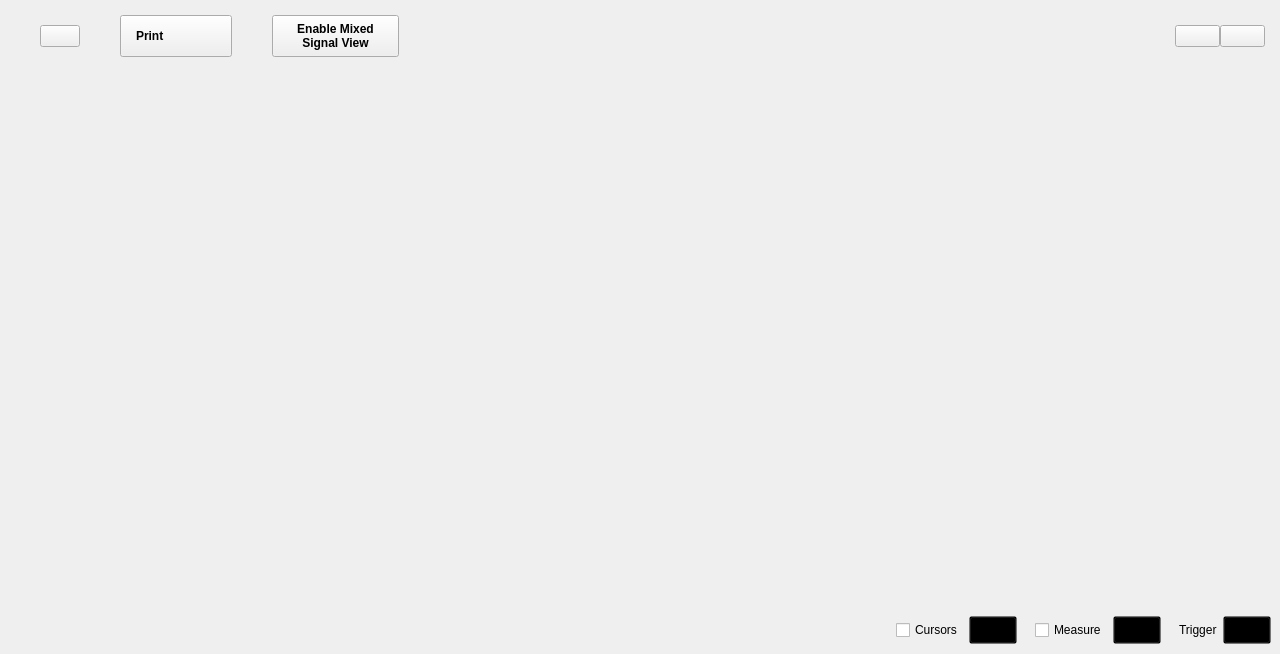
<?xml version="1.0" encoding="UTF-8"?>
<ui version="4.0">
 <class>Oscilloscope</class>
 <widget class="QWidget" name="Oscilloscope">
  <property name="geometry">
   <rect>
    <x>0</x>
    <y>0</y>
    <width>1280</width>
    <height>654</height>
   </rect>
  </property>
  <property name="sizePolicy">
   <sizepolicy hsizetype="MinimumExpanding" vsizetype="MinimumExpanding">
    <horstretch>0</horstretch>
    <verstretch>0</verstretch>
   </sizepolicy>
  </property>
  <property name="minimumSize">
   <size>
    <width>1280</width>
    <height>0</height>
   </size>
  </property>
  <property name="windowTitle">
   <string>Scopy Oscilloscope</string>
  </property>
  <layout class="QVBoxLayout" name="verticalLayout_2">
   <property name="spacing">
    <number>0</number>
   </property>
   <property name="leftMargin">
    <number>0</number>
   </property>
   <property name="topMargin">
    <number>0</number>
   </property>
   <property name="rightMargin">
    <number>0</number>
   </property>
   <property name="bottomMargin">
    <number>0</number>
   </property>
   <item>
    <widget class="scopy::DetachDragZone" name="mainWidget" native="true">
     <layout class="QVBoxLayout" name="verticalLayout_3">
      <property name="spacing">
       <number>0</number>
      </property>
      <property name="leftMargin">
       <number>0</number>
      </property>
      <property name="topMargin">
       <number>0</number>
      </property>
      <property name="rightMargin">
       <number>0</number>
      </property>
      <property name="bottomMargin">
       <number>0</number>
      </property>
      <item>
       <layout class="QHBoxLayout" name="hLayout_top_btn_area">
        <property name="spacing">
         <number>40</number>
        </property>
        <property name="topMargin">
         <number>15</number>
        </property>
        <property name="rightMargin">
         <number>15</number>
        </property>
        <property name="bottomMargin">
         <number>9</number>
        </property>
        <item>
         <spacer name="horizontalSpacer_7">
          <property name="orientation">
           <enum>Qt::Horizontal</enum>
          </property>
          <property name="sizeType">
           <enum>QSizePolicy::Fixed</enum>
          </property>
          <property name="sizeHint" stdset="0">
           <size>
            <width>40</width>
            <height>10</height>
           </size>
          </property>
         </spacer>
        </item>
        <item>
         <widget class="scopy::LinkedButton" name="btnHelp">
          <property name="text">
           <string/>
          </property>
         </widget>
        </item>
        <item>
         <widget class="QPushButton" name="printBtn">
          <property name="layoutDirection">
           <enum>Qt::RightToLeft</enum>
          </property>
          <property name="styleSheet">
           <string notr="true">QPushButton{
  width: 80px;
  height: 40px;

  text-align: left;
  font-weight: bold;
  padding-left: 15px;
  padding-right: 15px;
}</string>
          </property>
          <property name="text">
           <string>Print</string>
          </property>
          <property name="icon">
           <iconset resource="../../../gui/res/resources.qrc">
            <normaloff>:/gui/icons/printer.svg</normaloff>:/gui/icons/printer.svg</iconset>
          </property>
          <property name="iconSize">
           <size>
            <width>10</width>
            <height>10</height>
           </size>
          </property>
          <property name="blue_button" stdset="0">
           <bool>true</bool>
          </property>
         </widget>
        </item>
        <item>
         <widget class="QPushButton" name="mixedSignalBtn">
          <property name="styleSheet">
           <string notr="true">QPushButton{
  width: 95px;
  height: 40px;

  font-size: 12px;
  text-align: center;
  font-weight: bold;
  padding-left: 15px;
  padding-right: 15px;
}</string>
          </property>
          <property name="text">
           <string>Enable Mixed
Signal View</string>
          </property>
          <property name="blue_button" stdset="0">
           <bool>true</bool>
          </property>
         </widget>
        </item>
        <item>
         <spacer name="horizontalSpacer_11">
          <property name="orientation">
           <enum>Qt::Horizontal</enum>
          </property>
          <property name="sizeType">
           <enum>QSizePolicy::Expanding</enum>
          </property>
          <property name="sizeHint" stdset="0">
           <size>
            <width>0</width>
            <height>20</height>
           </size>
          </property>
         </spacer>
        </item>
        <item>
         <widget class="scopy::RunSingleWidget" name="runSingleWidget" native="true">
          <property name="sizePolicy">
           <sizepolicy hsizetype="Minimum" vsizetype="Preferred">
            <horstretch>0</horstretch>
            <verstretch>0</verstretch>
           </sizepolicy>
          </property>
         </widget>
        </item>
        <item>
         <widget class="QWidget" name="widget" native="true">
          <property name="sizePolicy">
           <sizepolicy hsizetype="Minimum" vsizetype="Maximum">
            <horstretch>0</horstretch>
            <verstretch>0</verstretch>
           </sizepolicy>
          </property>
          <property name="minimumSize">
           <size>
            <width>90</width>
            <height>0</height>
           </size>
          </property>
          <layout class="QHBoxLayout" name="horizontalLayout_3">
           <property name="spacing">
            <number>0</number>
           </property>
           <property name="leftMargin">
            <number>0</number>
           </property>
           <property name="topMargin">
            <number>0</number>
           </property>
           <property name="rightMargin">
            <number>0</number>
           </property>
           <property name="bottomMargin">
            <number>0</number>
           </property>
           <item>
            <widget class="scopy::CustomPushButton" name="btnGeneralSettings">
             <property name="sizePolicy">
              <sizepolicy hsizetype="Minimum" vsizetype="Fixed">
               <horstretch>0</horstretch>
               <verstretch>0</verstretch>
              </sizepolicy>
             </property>
             <property name="styleSheet">
              <string notr="true"/>
             </property>
             <property name="text">
              <string/>
             </property>
             <property name="checkable">
              <bool>true</bool>
             </property>
             <property name="menu_icon_button" stdset="0">
              <bool>true</bool>
             </property>
             <property name="general_settings_icon" stdset="0">
              <bool>true</bool>
             </property>
             <attribute name="buttonGroup">
              <string notr="true">settings_group</string>
             </attribute>
            </widget>
           </item>
           <item>
            <widget class="QPushButton" name="btnSettings">
             <property name="sizePolicy">
              <sizepolicy hsizetype="Minimum" vsizetype="Fixed">
               <horstretch>0</horstretch>
               <verstretch>0</verstretch>
              </sizepolicy>
             </property>
             <property name="styleSheet">
              <string notr="true"/>
             </property>
             <property name="text">
              <string/>
             </property>
             <property name="checkable">
              <bool>true</bool>
             </property>
             <property name="menu_icon_button" stdset="0">
              <bool>true</bool>
             </property>
             <property name="settings_icon" stdset="0">
              <bool>true</bool>
             </property>
            </widget>
           </item>
          </layout>
         </widget>
        </item>
       </layout>
      </item>
      <item>
       <layout class="QHBoxLayout" name="hLayout_central_area">
        <property name="spacing">
         <number>0</number>
        </property>
        <property name="leftMargin">
         <number>0</number>
        </property>
        <property name="rightMargin">
         <number>0</number>
        </property>
        <item>
         <widget class="QWidget" name="widgetPlotContainer" native="true">
          <property name="plot_container" stdset="0">
           <bool>true</bool>
          </property>
          <layout class="QVBoxLayout" name="plot_and_buffPreviewer">
           <property name="spacing">
            <number>0</number>
           </property>
           <property name="leftMargin">
            <number>0</number>
           </property>
           <property name="topMargin">
            <number>0</number>
           </property>
           <property name="rightMargin">
            <number>0</number>
           </property>
           <property name="bottomMargin">
            <number>0</number>
           </property>
           <item>
            <widget class="QWidget" name="hLayoutBufferPreview" native="true">
             <layout class="QHBoxLayout" name="hLayout_buffPreview">
              <property name="spacing">
               <number>0</number>
              </property>
              <property name="topMargin">
               <number>5</number>
              </property>
              <property name="bottomMargin">
               <number>0</number>
              </property>
              <item>
               <spacer name="horizontalSpacer_4">
                <property name="orientation">
                 <enum>Qt::Horizontal</enum>
                </property>
                <property name="sizeHint" stdset="0">
                 <size>
                  <width>10</width>
                  <height>10</height>
                 </size>
                </property>
               </spacer>
              </item>
              <item>
               <layout class="QVBoxLayout" name="vLayoutBufferSlot">
                <property name="spacing">
                 <number>0</number>
                </property>
                <property name="topMargin">
                 <number>0</number>
                </property>
               </layout>
              </item>
              <item>
               <spacer name="horizontalSpacer_3">
                <property name="orientation">
                 <enum>Qt::Horizontal</enum>
                </property>
                <property name="sizeHint" stdset="0">
                 <size>
                  <width>10</width>
                  <height>10</height>
                 </size>
                </property>
               </spacer>
              </item>
             </layout>
            </widget>
           </item>
           <item>
            <widget class="QWidget" name="plotContainer" native="true">
             <layout class="QGridLayout" name="gridLayout_5">
              <property name="leftMargin">
               <number>0</number>
              </property>
              <property name="topMargin">
               <number>0</number>
              </property>
              <property name="rightMargin">
               <number>0</number>
              </property>
              <property name="bottomMargin">
               <number>0</number>
              </property>
              <property name="spacing">
               <number>0</number>
              </property>
              <item row="2" column="0">
               <layout class="QVBoxLayout" name="plot_and_scales">
                <property name="spacing">
                 <number>0</number>
                </property>
                <property name="topMargin">
                 <number>0</number>
                </property>
                <property name="rightMargin">
                 <number>0</number>
                </property>
                <property name="bottomMargin">
                 <number>0</number>
                </property>
                <item>
                 <layout class="QGridLayout" name="gridLayoutPlot">
                  <property name="leftMargin">
                   <number>0</number>
                  </property>
                  <property name="topMargin">
                   <number>0</number>
                  </property>
                  <property name="rightMargin">
                   <number>0</number>
                  </property>
                  <property name="bottomMargin">
                   <number>0</number>
                  </property>
                  <property name="spacing">
                   <number>0</number>
                  </property>
                 </layout>
                </item>
                <item>
                 <widget class="QWidget" name="scalesWidget" native="true">
                  <layout class="QHBoxLayout" name="scales">
                   <property name="spacing">
                    <number>0</number>
                   </property>
                   <property name="leftMargin">
                    <number>1</number>
                   </property>
                   <property name="topMargin">
                    <number>0</number>
                   </property>
                   <property name="bottomMargin">
                    <number>3</number>
                   </property>
                   <item>
                    <layout class="QHBoxLayout" name="chn_scales">
                     <property name="spacing">
                      <number>15</number>
                     </property>
                     <property name="leftMargin">
                      <number>10</number>
                     </property>
                    </layout>
                   </item>
                   <item>
                    <spacer name="horizontalSpacer">
                     <property name="orientation">
                      <enum>Qt::Horizontal</enum>
                     </property>
                     <property name="sizeHint" stdset="0">
                      <size>
                       <width>0</width>
                       <height>15</height>
                      </size>
                     </property>
                    </spacer>
                   </item>
                  </layout>
                 </widget>
                </item>
               </layout>
              </item>
              <item row="0" column="0">
               <widget class="QWidget" name="container_fft_plot" native="true">
                <layout class="QGridLayout" name="gridLayoutFFT">
                 <property name="leftMargin">
                  <number>20</number>
                 </property>
                 <property name="topMargin">
                  <number>0</number>
                 </property>
                 <property name="rightMargin">
                  <number>0</number>
                 </property>
                 <property name="bottomMargin">
                  <number>0</number>
                 </property>
                 <property name="horizontalSpacing">
                  <number>2</number>
                 </property>
                 <property name="verticalSpacing">
                  <number>0</number>
                 </property>
                 <item row="0" column="0">
                  <layout class="QHBoxLayout" name="hlayout_fft">
                   <property name="spacing">
                    <number>0</number>
                   </property>
                  </layout>
                 </item>
                </layout>
               </widget>
              </item>
              <item row="3" column="0">
               <widget class="scopy::InstrumentNotes" name="instrumentNotes" native="true"/>
              </item>
              <item row="1" column="0">
               <widget class="QWidget" name="histogram_container" native="true">
                <property name="maximumSize">
                 <size>
                  <width>16777215</width>
                  <height>16777215</height>
                 </size>
                </property>
                <layout class="QHBoxLayout" name="horizontalLayout_4">
                 <property name="spacing">
                  <number>0</number>
                 </property>
                 <property name="leftMargin">
                  <number>20</number>
                 </property>
                 <property name="topMargin">
                  <number>9</number>
                 </property>
                 <property name="rightMargin">
                  <number>20</number>
                 </property>
                 <item>
                  <spacer name="horizontalSpacer_12">
                   <property name="orientation">
                    <enum>Qt::Horizontal</enum>
                   </property>
                   <property name="sizeType">
                    <enum>QSizePolicy::Fixed</enum>
                   </property>
                   <property name="sizeHint" stdset="0">
                    <size>
                     <width>20</width>
                     <height>20</height>
                    </size>
                   </property>
                  </spacer>
                 </item>
                 <item>
                  <widget class="QWidget" name="hist_widget" native="true">
                   <property name="sizePolicy">
                    <sizepolicy hsizetype="Expanding" vsizetype="Preferred">
                     <horstretch>0</horstretch>
                     <verstretch>0</verstretch>
                    </sizepolicy>
                   </property>
                   <property name="minimumSize">
                    <size>
                     <width>20</width>
                     <height>0</height>
                    </size>
                   </property>
                   <property name="maximumSize">
                    <size>
                     <width>16777215</width>
                     <height>16777215</height>
                    </size>
                   </property>
                   <layout class="QHBoxLayout" name="hist_layout">
                    <property name="spacing">
                     <number>0</number>
                    </property>
                    <property name="leftMargin">
                     <number>0</number>
                    </property>
                    <property name="topMargin">
                     <number>0</number>
                    </property>
                    <property name="rightMargin">
                     <number>0</number>
                    </property>
                    <property name="bottomMargin">
                     <number>0</number>
                    </property>
                   </layout>
                  </widget>
                 </item>
                 <item>
                  <spacer name="horizontalSpacer_13">
                   <property name="orientation">
                    <enum>Qt::Horizontal</enum>
                   </property>
                   <property name="sizeType">
                    <enum>QSizePolicy::Fixed</enum>
                   </property>
                   <property name="sizeHint" stdset="0">
                    <size>
                     <width>20</width>
                     <height>20</height>
                    </size>
                   </property>
                  </spacer>
                 </item>
                </layout>
               </widget>
              </item>
             </layout>
            </widget>
           </item>
          </layout>
         </widget>
        </item>
        <item>
         <widget class="QWidget" name="xy_plot_container" native="true">
          <property name="minimumSize">
           <size>
            <width>0</width>
            <height>0</height>
           </size>
          </property>
          <property name="plot_container" stdset="0">
           <bool>true</bool>
          </property>
          <layout class="QGridLayout" name="gridLayout">
           <property name="leftMargin">
            <number>0</number>
           </property>
           <property name="topMargin">
            <number>0</number>
           </property>
           <property name="rightMargin">
            <number>0</number>
           </property>
           <property name="bottomMargin">
            <number>0</number>
           </property>
           <property name="spacing">
            <number>0</number>
           </property>
           <item row="1" column="0">
            <widget class="QWidget" name="widget_xy_plot_bottom" native="true">
             <property name="sizePolicy">
              <sizepolicy hsizetype="Minimum" vsizetype="Minimum">
               <horstretch>0</horstretch>
               <verstretch>0</verstretch>
              </sizepolicy>
             </property>
             <property name="minimumSize">
              <size>
               <width>0</width>
               <height>58</height>
              </size>
             </property>
             <property name="maximumSize">
              <size>
               <width>16777215</width>
               <height>58</height>
              </size>
             </property>
             <layout class="QHBoxLayout" name="horizontalLayout_2">
              <property name="spacing">
               <number>0</number>
              </property>
              <property name="leftMargin">
               <number>0</number>
              </property>
              <property name="topMargin">
               <number>0</number>
              </property>
              <property name="rightMargin">
               <number>0</number>
              </property>
              <property name="bottomMargin">
               <number>0</number>
              </property>
              <item>
               <spacer name="horizontalSpacer_6">
                <property name="orientation">
                 <enum>Qt::Horizontal</enum>
                </property>
                <property name="sizeHint" stdset="0">
                 <size>
                  <width>399</width>
                  <height>0</height>
                 </size>
                </property>
               </spacer>
              </item>
              <item>
               <layout class="QVBoxLayout" name="verticalLayout_4">
                <property name="spacing">
                 <number>0</number>
                </property>
                <property name="rightMargin">
                 <number>0</number>
                </property>
               </layout>
              </item>
              <item>
               <spacer name="horizontalSpacer_10">
                <property name="orientation">
                 <enum>Qt::Horizontal</enum>
                </property>
                <property name="sizeType">
                 <enum>QSizePolicy::Fixed</enum>
                </property>
                <property name="sizeHint" stdset="0">
                 <size>
                  <width>5</width>
                  <height>0</height>
                 </size>
                </property>
               </spacer>
              </item>
             </layout>
            </widget>
           </item>
           <item row="0" column="0">
            <widget class="QWidget" name="widget_xy_plot_top" native="true">
             <property name="sizePolicy">
              <sizepolicy hsizetype="Minimum" vsizetype="Minimum">
               <horstretch>0</horstretch>
               <verstretch>0</verstretch>
              </sizepolicy>
             </property>
             <property name="minimumSize">
              <size>
               <width>0</width>
               <height>45</height>
              </size>
             </property>
             <property name="maximumSize">
              <size>
               <width>16777215</width>
               <height>45</height>
              </size>
             </property>
             <layout class="QHBoxLayout" name="horizontalLayout">
              <property name="spacing">
               <number>0</number>
              </property>
              <property name="leftMargin">
               <number>0</number>
              </property>
              <property name="topMargin">
               <number>0</number>
              </property>
              <property name="rightMargin">
               <number>0</number>
              </property>
              <property name="bottomMargin">
               <number>0</number>
              </property>
              <item>
               <layout class="QVBoxLayout" name="verticalLayout_5">
                <property name="spacing">
                 <number>0</number>
                </property>
                <property name="topMargin">
                 <number>3</number>
                </property>
                <property name="rightMargin">
                 <number>0</number>
                </property>
                <property name="bottomMargin">
                 <number>3</number>
                </property>
               </layout>
              </item>
              <item>
               <spacer name="horizontalSpacer_2">
                <property name="orientation">
                 <enum>Qt::Horizontal</enum>
                </property>
                <property name="sizeHint" stdset="0">
                 <size>
                  <width>0</width>
                  <height>10</height>
                 </size>
                </property>
               </spacer>
              </item>
              <item>
               <spacer name="horizontalSpacer_5">
                <property name="orientation">
                 <enum>Qt::Horizontal</enum>
                </property>
                <property name="sizeType">
                 <enum>QSizePolicy::Fixed</enum>
                </property>
                <property name="sizeHint" stdset="0">
                 <size>
                  <width>2</width>
                  <height>10</height>
                 </size>
                </property>
               </spacer>
              </item>
             </layout>
            </widget>
           </item>
          </layout>
         </widget>
        </item>
        <item>
         <layout class="QVBoxLayout" name="vLayout_for_rightMenu">
          <property name="topMargin">
           <number>0</number>
          </property>
          <item>
           <widget class="scopy::MenuAnim" name="rightMenu" native="true">
            <property name="sizePolicy">
             <sizepolicy hsizetype="Maximum" vsizetype="Preferred">
              <horstretch>0</horstretch>
              <verstretch>0</verstretch>
             </sizepolicy>
            </property>
            <property name="minimumSize">
             <size>
              <width>0</width>
              <height>0</height>
             </size>
            </property>
            <layout class="QVBoxLayout" name="verticalLayout">
             <property name="spacing">
              <number>0</number>
             </property>
             <property name="leftMargin">
              <number>0</number>
             </property>
             <property name="topMargin">
              <number>20</number>
             </property>
             <property name="rightMargin">
              <number>0</number>
             </property>
             <property name="bottomMargin">
              <number>0</number>
             </property>
             <item>
              <widget class="QStackedWidget" name="stackedWidget">
               <property name="sizePolicy">
                <sizepolicy hsizetype="Minimum" vsizetype="Preferred">
                 <horstretch>0</horstretch>
                 <verstretch>0</verstretch>
                </sizepolicy>
               </property>
               <property name="currentIndex">
                <number>1</number>
               </property>
               <widget class="QWidget" name="channelSettings"/>
               <widget class="QWidget" name="logicSettings">
                <property name="minimumSize">
                 <size>
                  <width>150</width>
                  <height>0</height>
                 </size>
                </property>
                <property name="styleSheet">
                 <string notr="true"/>
                </property>
                <layout class="QVBoxLayout" name="logicSettingsLayout">
                 <property name="spacing">
                  <number>0</number>
                 </property>
                 <property name="leftMargin">
                  <number>15</number>
                 </property>
                 <property name="topMargin">
                  <number>0</number>
                 </property>
                 <property name="rightMargin">
                  <number>15</number>
                 </property>
                 <property name="bottomMargin">
                  <number>0</number>
                 </property>
                </layout>
               </widget>
               <widget class="QWidget" name="cursorsSettings"/>
               <widget class="QWidget" name="measureSettings"/>
               <widget class="QWidget" name="generalSettings"/>
              </widget>
             </item>
            </layout>
           </widget>
          </item>
         </layout>
        </item>
       </layout>
      </item>
      <item>
       <layout class="QHBoxLayout" name="hLayout_bottom_btn_area">
        <property name="spacing">
         <number>0</number>
        </property>
        <item>
         <layout class="QHBoxLayout" name="channelsList">
          <property name="leftMargin">
           <number>0</number>
          </property>
          <property name="rightMargin">
           <number>0</number>
          </property>
         </layout>
        </item>
        <item>
         <widget class="scopy::CustomPushButton" name="btnAddMath">
          <property name="text">
           <string/>
          </property>
          <property name="icon">
           <iconset resource="../../../gui/res/resources.qrc">
            <normaloff>:/gui/icons/add.svg</normaloff>:/gui/icons/add.svg</iconset>
          </property>
          <property name="checkable">
           <bool>true</bool>
          </property>
          <property name="flat">
           <bool>true</bool>
          </property>
          <attribute name="buttonGroup">
           <string notr="true">settings_group</string>
          </attribute>
         </widget>
        </item>
        <item>
         <spacer name="horizontalSpacer_15">
          <property name="orientation">
           <enum>Qt::Horizontal</enum>
          </property>
          <property name="sizeType">
           <enum>QSizePolicy::Expanding</enum>
          </property>
          <property name="sizeHint" stdset="0">
           <size>
            <width>40</width>
            <height>20</height>
           </size>
          </property>
         </spacer>
        </item>
        <item>
         <widget class="QWidget" name="widget_3" native="true">
          <property name="sizePolicy">
           <sizepolicy hsizetype="Preferred" vsizetype="Fixed">
            <horstretch>0</horstretch>
            <verstretch>0</verstretch>
           </sizepolicy>
          </property>
          <property name="minimumSize">
           <size>
            <width>0</width>
            <height>48</height>
           </size>
          </property>
          <property name="styleSheet">
           <string notr="true">QPushButton {
  width: 40px;
  height: 20px;
  background-color: transparent;
}
QPushButton:pressed { border-image: url(:/gui/icons/setup_btn_checked.svg); }
QPushButton:!pressed { border-image: url(:/gui/icons/setup_btn_unchecked.svg); }
QPushButton:hover:!pressed:!checked { border-image: url(:/gui/icons/setup_btn_hover.svg); }
QPushButton:checked { border-image: url(:/gui/icons/setup_btn_checked.svg); }</string>
          </property>
          <layout class="QHBoxLayout" name="horizontalLayout_6">
           <item>
            <widget class="QCheckBox" name="boxCursors">
             <property name="text">
              <string>Cursors</string>
             </property>
            </widget>
           </item>
           <item>
            <widget class="scopy::CustomPushButton" name="btnCursors">
             <property name="enabled">
              <bool>false</bool>
             </property>
             <property name="text">
              <string/>
             </property>
             <property name="checkable">
              <bool>true</bool>
             </property>
             <attribute name="buttonGroup">
              <string notr="true">settings_group</string>
             </attribute>
            </widget>
           </item>
           <item>
            <spacer name="horizontalSpacer_9">
             <property name="orientation">
              <enum>Qt::Horizontal</enum>
             </property>
             <property name="sizeType">
              <enum>QSizePolicy::Fixed</enum>
             </property>
             <property name="sizeHint" stdset="0">
              <size>
               <width>12</width>
               <height>0</height>
              </size>
             </property>
            </spacer>
           </item>
           <item>
            <widget class="QCheckBox" name="boxMeasure">
             <property name="text">
              <string>Measure</string>
             </property>
            </widget>
           </item>
           <item>
            <widget class="scopy::CustomPushButton" name="btnMeasure">
             <property name="enabled">
              <bool>false</bool>
             </property>
             <property name="text">
              <string/>
             </property>
             <property name="checkable">
              <bool>true</bool>
             </property>
             <attribute name="buttonGroup">
              <string notr="true">settings_group</string>
             </attribute>
            </widget>
           </item>
           <item>
            <spacer name="horizontalSpacer_8">
             <property name="orientation">
              <enum>Qt::Horizontal</enum>
             </property>
             <property name="sizeType">
              <enum>QSizePolicy::Fixed</enum>
             </property>
             <property name="sizeHint" stdset="0">
              <size>
               <width>12</width>
               <height>0</height>
              </size>
             </property>
            </spacer>
           </item>
           <item>
            <widget class="QLabel" name="label_4">
             <property name="text">
              <string>Trigger</string>
             </property>
             <property name="general_settings_label" stdset="0">
              <bool>true</bool>
             </property>
            </widget>
           </item>
           <item>
            <widget class="scopy::CustomPushButton" name="btnTrigger">
             <property name="text">
              <string/>
             </property>
             <property name="checkable">
              <bool>true</bool>
             </property>
             <attribute name="buttonGroup">
              <string notr="true">settings_group</string>
             </attribute>
            </widget>
           </item>
          </layout>
         </widget>
        </item>
       </layout>
      </item>
     </layout>
    </widget>
   </item>
  </layout>
  <action name="actionClose">
   <property name="text">
    <string>Close</string>
   </property>
  </action>
 </widget>
 <customwidgets>
  <customwidget>
   <class>scopy::CustomPushButton</class>
   <extends>QPushButton</extends>
   <header>gui/customPushButton.h</header>
  </customwidget>
  <customwidget>
   <class>scopy::DetachDragZone</class>
   <extends>QWidget</extends>
   <header>detachdragzone.h</header>
   <container>1</container>
  </customwidget>
  <customwidget>
   <class>scopy::MenuAnim</class>
   <extends>QWidget</extends>
   <header>gui/menu_anim.hpp</header>
   <container>1</container>
  </customwidget>
  <customwidget>
   <class>scopy::InstrumentNotes</class>
   <extends>QWidget</extends>
   <header>gui/instrumentnotes.h</header>
   <container>1</container>
  </customwidget>
  <customwidget>
   <class>scopy::RunSingleWidget</class>
   <extends>QWidget</extends>
   <header>gui/runsinglewidget.h</header>
   <container>1</container>
  </customwidget>
  <customwidget>
   <class>scopy::LinkedButton</class>
   <extends>QPushButton</extends>
   <header>gui/linked_button.hpp</header>
  </customwidget>
 </customwidgets>
 <resources>
  <include location="../../../gui/res/resources.qrc"/>
 </resources>
 <connections>
  <connection>
   <sender>btnMeasure</sender>
   <signal>toggled(bool)</signal>
   <receiver>btnSettings</receiver>
   <slot>setChecked(bool)</slot>
   <hints>
    <hint type="sourcelabel">
     <x>1031</x>
     <y>628</y>
    </hint>
    <hint type="destinationlabel">
     <x>1116</x>
     <y>40</y>
    </hint>
   </hints>
  </connection>
  <connection>
   <sender>boxMeasure</sender>
   <signal>toggled(bool)</signal>
   <receiver>btnMeasure</receiver>
   <slot>setEnabled(bool)</slot>
   <hints>
    <hint type="sourcelabel">
     <x>964</x>
     <y>628</y>
    </hint>
    <hint type="destinationlabel">
     <x>1031</x>
     <y>628</y>
    </hint>
   </hints>
  </connection>
  <connection>
   <sender>boxCursors</sender>
   <signal>toggled(bool)</signal>
   <receiver>btnCursors</receiver>
   <slot>setEnabled(bool)</slot>
   <hints>
    <hint type="sourcelabel">
     <x>811</x>
     <y>628</y>
    </hint>
    <hint type="destinationlabel">
     <x>878</x>
     <y>628</y>
    </hint>
   </hints>
  </connection>
  <connection>
   <sender>btnCursors</sender>
   <signal>toggled(bool)</signal>
   <receiver>btnSettings</receiver>
   <slot>setChecked(bool)</slot>
   <hints>
    <hint type="sourcelabel">
     <x>878</x>
     <y>628</y>
    </hint>
    <hint type="destinationlabel">
     <x>1116</x>
     <y>40</y>
    </hint>
   </hints>
  </connection>
  <connection>
   <sender>btnTrigger</sender>
   <signal>toggled(bool)</signal>
   <receiver>btnSettings</receiver>
   <slot>setChecked(bool)</slot>
   <hints>
    <hint type="sourcelabel">
     <x>1157</x>
     <y>628</y>
    </hint>
    <hint type="destinationlabel">
     <x>1116</x>
     <y>40</y>
    </hint>
   </hints>
  </connection>
 </connections>
 <buttongroups>
  <buttongroup name="settings_group"/>
 </buttongroups>
</ui>
